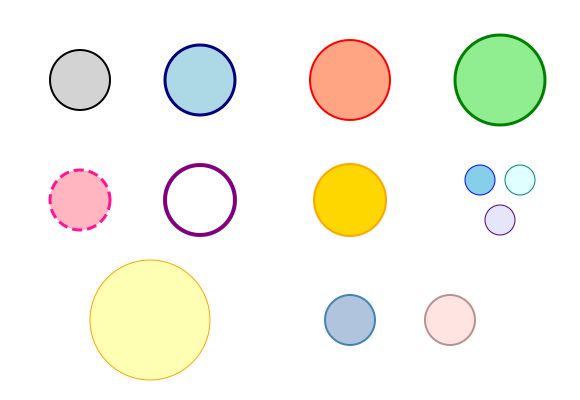

This figure's Python source:
#!/usr/bin/env python3
"""
Circle Component Quick Start Guide

This is a quick start guide for the Circle component, demonstrating the most common features:
1. Basic Creation
2. Appearance Customization
3. Basic Transformations
4. Getting Circle Information
"""

from pysvg.components import Canvas, Circle, CircleConfig
from pysvg.schema import AppearanceConfig, Color


def basic_examples():
    """Basic usage examples"""
    print("=== Basic Usage Examples ===")

    # 1. Create a basic circle
    basic_circle = Circle(config=CircleConfig(r=50))
    print(f"Basic circle: {basic_circle.to_svg_element()}")

    # 2. Circle with specified position
    positioned_circle = Circle(config=CircleConfig(cx=100, cy=100, r=30))
    print(f"Positioned circle: {positioned_circle.to_svg_element()}")
    print()


def styling_examples():
    """Styling examples"""
    print("=== Styling Examples ===")

    # 1. Circle with color and border
    styled_circle = Circle(
        config=CircleConfig(r=40),
        appearance=AppearanceConfig(fill=Color("lightblue"), stroke=Color("navy"), stroke_width=3),
    )
    print(f"Styled circle: {styled_circle.to_svg_element()}")

    # 2. Semi-transparent circle
    transparent_circle = Circle(
        config=CircleConfig(r=35),
        appearance=AppearanceConfig(
            fill=Color("skyblue"), fill_opacity=0.6, stroke=Color("blue"), stroke_width=2
        ),
    )
    print(f"Transparent circle: {transparent_circle.to_svg_element()}")

    # 3. Circle with dashed border
    dashed_circle = Circle(
        config=CircleConfig(r=30),
        appearance=AppearanceConfig(
            fill=Color("lightgreen"), stroke=Color("green"), stroke_width=3, stroke_dasharray=[8, 4]
        ),
    )
    print(f"Dashed circle: {dashed_circle.to_svg_element()}")

    # 4. Outline-only circle (no fill)
    outline_circle = Circle(
        config=CircleConfig(r=25),
        appearance=AppearanceConfig(fill=Color("none"), stroke=Color("red"), stroke_width=2),
    )
    print(f"Outline circle: {outline_circle.to_svg_element()}")
    print()


def transform_examples():
    """Transformation examples"""
    print("=== Transformation Examples ===")

    # 1. Translation
    moved_circle = Circle(
        config=CircleConfig(r=30),
    ).move(80, 60)
    print(f"Translated circle: {moved_circle.to_svg_element()}")

    # 2. Scaling
    scaled_circle = Circle(
        config=CircleConfig(r=20),
    ).scale(2.0)
    print(f"Scaled circle: {scaled_circle.to_svg_element()}")

    # 3. Combined transformations
    combined_circle = (
        Circle(
            config=CircleConfig(r=25),
            appearance=AppearanceConfig(
                fill=Color("orange"), stroke=Color("darkorange"), stroke_width=2
            ),
        )
        .move(100, 50)
        .scale(1.5)
    )
    print(f"Combined transformed circle: {combined_circle.to_svg_element()}")
    print()


def info_examples():
    """Examples of getting circle information"""
    print("=== Circle Information Examples ===")

    circle = Circle(config=CircleConfig(cx=50, cy=60, r=40))

    # 1. Get center point
    center = circle.central_point
    print(f"Circle center point: {center}")

    # 2. Get bounding box
    bbox = circle.get_bounding_box()
    print(f"Circle bounding box (min_x, min_y, max_x, max_y): {bbox}")

    # 3. Get area
    area = circle.get_area()
    print(f"Circle area: {area:.2f}")

    # 4. Get circumference
    circumference = circle.get_circumference()
    print(f"Circle circumference: {circumference:.2f}")
    print()


def generate_demo_svg():
    """Generate demo SVG file"""
    print("=== Generate Demo SVG ===")

    # Create Canvas
    canvas = Canvas(width=580, height=400)

    # Create example circles
    circles = [
        # Basic circle
        Circle(
            config=CircleConfig(r=30),
            appearance=AppearanceConfig(
                fill=Color("lightgray"), stroke=Color("black"), stroke_width=2
            ),
        ).move(80, 80),
        # Styled circle
        Circle(
            config=CircleConfig(r=35),
            appearance=AppearanceConfig(
                fill=Color("lightblue"), stroke=Color("navy"), stroke_width=3
            ),
        ).move(200, 80),
        # Gradient effect circle (using semi-transparency)
        Circle(
            config=CircleConfig(r=40),
            appearance=AppearanceConfig(
                fill=Color("coral"), fill_opacity=0.7, stroke=Color("red"), stroke_width=2
            ),
        ).move(350, 80),
        # Large circle
        Circle(
            config=CircleConfig(r=45),
            appearance=AppearanceConfig(
                fill=Color("lightgreen"), stroke=Color("green"), stroke_width=3
            ),
        ).move(500, 80),
        # Dashed circle
        Circle(
            config=CircleConfig(r=30),
            appearance=AppearanceConfig(
                fill=Color("lightpink"),
                stroke=Color("deeppink"),
                stroke_width=3,
                stroke_dasharray=[10, 5],
            ),
        ).move(80, 200),
        # Outline-only circle
        Circle(
            config=CircleConfig(r=35),
            appearance=AppearanceConfig(fill=Color("none"), stroke=Color("purple"), stroke_width=4),
        ).move(200, 200),
        # Scaled circle
        Circle(
            config=CircleConfig(r=20),
            appearance=AppearanceConfig(fill=Color("gold"), stroke=Color("orange"), stroke_width=2),
        )
        .scale(1.8)
        .move(350, 200),
        # Small circle combination
        Circle(
            config=CircleConfig(r=15),
            appearance=AppearanceConfig(
                fill=Color("skyblue"), stroke=Color("blue"), stroke_width=1
            ),
        ).move(480, 180),
        Circle(
            config=CircleConfig(r=15),
            appearance=AppearanceConfig(
                fill=Color("lightcyan"), stroke=Color("teal"), stroke_width=1
            ),
        ).move(520, 180),
        Circle(
            config=CircleConfig(r=15),
            appearance=AppearanceConfig(
                fill=Color("lavender"), stroke=Color("indigo"), stroke_width=1
            ),
        ).move(500, 220),
        # Large semi-transparent circle as background
        Circle(
            config=CircleConfig(r=60),
            appearance=AppearanceConfig(
                fill=Color("yellow"), fill_opacity=0.3, stroke=Color("orange"), stroke_width=1
            ),
        ).move(150, 320),
        # Medium circles
        Circle(
            config=CircleConfig(r=25),
            appearance=AppearanceConfig(
                fill=Color("lightsteelblue"), stroke=Color("steelblue"), stroke_width=2
            ),
        ).move(350, 320),
        Circle(
            config=CircleConfig(r=25),
            appearance=AppearanceConfig(
                fill=Color("mistyrose"), stroke=Color("rosybrown"), stroke_width=2
            ),
        ).move(450, 320),
    ]

    # Add circles to canvas
    for circle in circles:
        canvas.add(circle)

    # Generate SVG file
    canvas.save("quickstart.svg")

    print("Demo file generated: quickstart.svg")


def main():
    """Main function"""
    print("Circle Component Quick Start Guide")
    print("=" * 40)

    basic_examples()
    styling_examples()
    transform_examples()
    info_examples()
    generate_demo_svg()

    print("=" * 40)
    print("Quick Start Guide completed!")
    print("Check the generated quickstart.svg file.")


if __name__ == "__main__":
    main()
